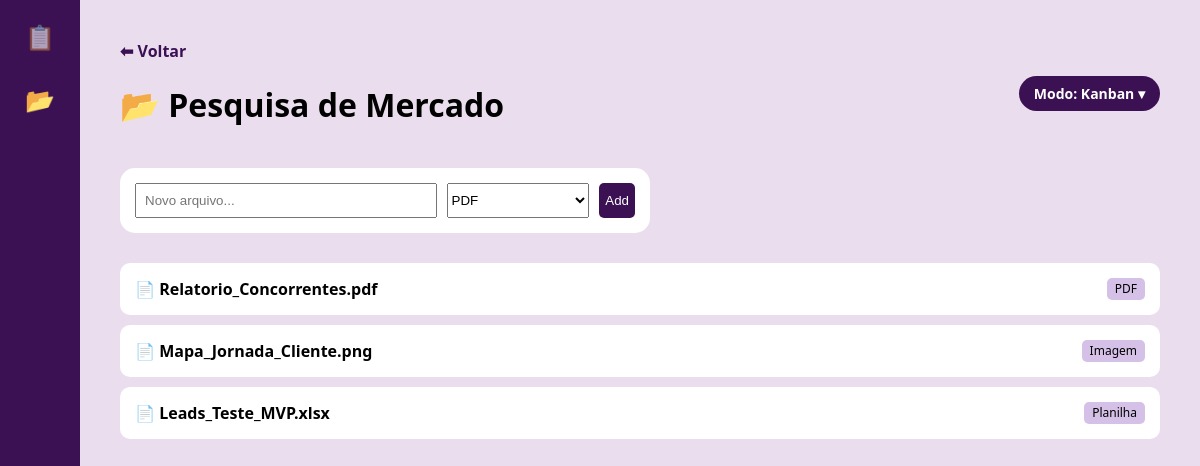
The app's page /pasta/13 with its own data.
### tables this page shows
CREATE TABLE pastas (
        id INTEGER PRIMARY KEY AUTOINCREMENT,
        nome TEXT NOT NULL,
        icone TEXT DEFAULT 'folder',
        data_criacao TEXT
    );

CREATE TABLE arquivos (
        id INTEGER PRIMARY KEY AUTOINCREMENT,
        id_pasta INTEGER, 
        nome_arquivo TEXT NOT NULL,
        tipo TEXT,
        link_download TEXT,
        data_upload TEXT, status TEXT DEFAULT 'Pendências',
        FOREIGN KEY (id_pasta) REFERENCES pastas (id)
    );

### app.py (the view, shortened to what this page needs)
@app.route('/pasta/<int:id_pasta>', methods=['GET', 'POST'])
def abrir_pasta(id_pasta):
    modo = request.args.get('modo', 'lista')
    conexao = sqlite3.connect('cerandolia.db')
    cursor = conexao.cursor()
    cursor.execute("SELECT nome FROM pastas WHERE id = ?", (id_pasta,))
    nome_pasta = cursor.fetchone()[0]
    cursor.execute("SELECT * FROM arquivos WHERE id_pasta = ?", (id_pasta,))
    arquivos = cursor.fetchall()
    conexao.close()
    return render_template('pasta.html', nome_pasta=nome_pasta, arquivos=arquivos, id_pasta=id_pasta, modo=modo)

### templates/pasta.html (shortened to what this page needs)
<!DOCTYPE html>
<html lang="pt-br">
<head>
</head>
<body>
    <div class="sidebar">
        <a href="/">📋</a>
        <a href="/knowledge-hub" style="opacity: 1;">📂</a>
    </div>
    <div class="content">
        <div class="header-pasta">
            <div>
                <a href="/knowledge-hub" style="color: #3b1154; text-decoration: none; font-weight: bold;">⬅ Voltar</a>
                <h1>📂 {{ nome_pasta }}</h1>
            </div>
            {% if modo == 'lista' %}
                <a href="/pasta/{{ id_pasta }}?modo=kanban" class="btn-modo">Modo: Kanban ▾</a>
            {% else %}
                <a href="/pasta/{{ id_pasta }}?modo=lista" class="btn-modo">Modo: Lista ▾</a>
            {% endif %}
        </div>
        {% if modo == 'lista' %}
        <div style="background: white; padding: 15px; border-radius: 15px; margin-bottom: 30px; max-width: 500px;">
            <form method="POST" style="display: flex; gap: 10px;">
                <input type="text" name="nome_arquivo" placeholder="Novo arquivo..." required style="flex: 2; padding: 8px;">
                <select name="tipo" style="flex: 1;"><option>PDF</option><option>Imagem</option><option>Planilha</option></select>
                <button type="submit" style="background: #3b1154; color: white; border: none; border-radius: 5px; cursor: pointer;">Add</button>
            </form>
        </div>
        <div class="lista">
            {% for arq in arquivos %}
            <div class="arquivo-lista">
                <span>📄 <strong>{{ arq[2] }}</strong></span>
                <span style="background: #d5c0e8; padding: 2px 8px; border-radius: 5px; font-size: 12px;">{{ arq[3] }}</span>
            </div>
            {% endfor %}
        </div>
        {% endif %}
    </div>
</body>
</html>

### templates/pasta.html (style rules this page uses)
body { font-family: 'Segoe UI', sans-serif; background-color: #eadded; margin: 0; display: flex; min-height: 100vh; }
.sidebar { width: 80px; background-color: #3b1154; display: flex; flex-direction: column; align-items: center; padding-top: 20px; position: sticky; top: 0; height: 100vh; }
.sidebar a { color: white; text-decoration: none; margin-bottom: 30px; font-size: 24px; opacity: 0.6; }
.content { flex: 1; padding: 40px; position: relative; }
.header-pasta { display: flex; justify-content: space-between; align-items: center; margin-bottom: 20px; }
.btn-modo { background: #3b1154; color: white; padding: 8px 15px; border-radius: 20px; text-decoration: none; font-size: 14px; font-weight: bold; }
.arquivo-lista { background: white; padding: 15px; border-radius: 10px; margin-bottom: 10px; display: flex; justify-content: space-between; }

### records on screen
pastas: nome "Pesquisa de Mercado"
arquivos: nome_arquivo "Relatorio_Concorrentes.pdf", tipo "PDF"
arquivos: nome_arquivo "Mapa_Jornada_Cliente.png", tipo "Imagem"
arquivos: nome_arquivo "Leads_Teste_MVP.xlsx", tipo "Planilha"
